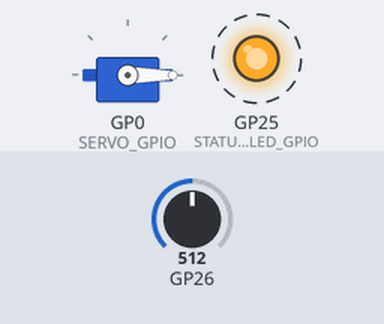
A program run on a simulated Raspberry Pi Pico. Parts: servo, output pins drawn as LEDs (lit = HIGH). Dashed ring = blinking. Inputs (shaded band) come from the test bench; at power-on: GP26 = 512. What the program prints to the serial monitor is not drawn.

Above: at 0.88 s.
1.3 s: GP26 set to 610
At 1.86 s:
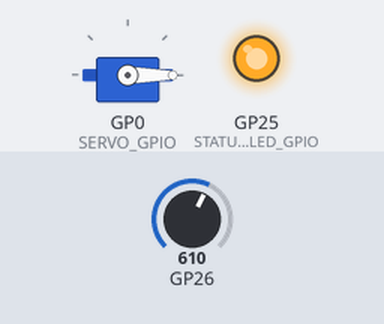
4.3 s: GP26 set to 590
At 5.63 s:
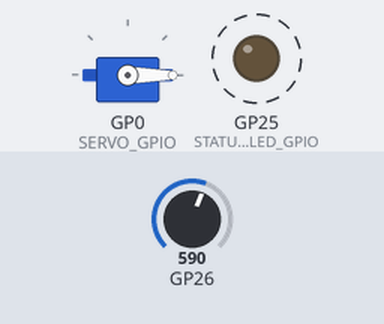
7.3 s: GP26 set to 511
At 7.83 s:
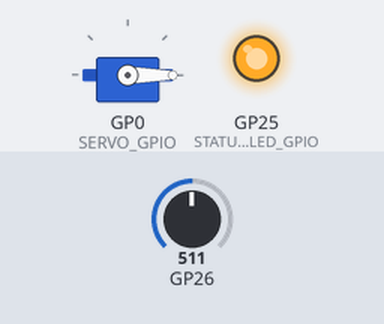
Timing chart, 0 to 16.3 s (numbered marks = the images above; inputs shaded):
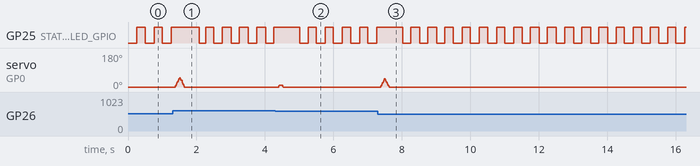

The program:

main.cpp
```cpp
/* EMG gripper firmware for the rev E board.
 *
 * ============================ SAFETY ============================
 *  BATTERY POWER ONLY. Never wear the electrodes while anything
 *  connected to this board touches mains. The driven-right-leg circuit
 *  actively drives your reference electrode; R14 (390k) holds body
 *  current under 5 uA, but that argument depends on the board being
 *  galvanically isolated from mains. The Pico's USB is the one path
 *  that can reach it, so the host must run on its own battery.
 * ================================================================
 *
 * The entire control loop runs here, on the Pico. The host is an
 * observer: it plots, calibrates and logs. Unplug it and the gripper
 * keeps working, because the thing deciding whether a motor may move
 * should not depend on a USB cable.
 *
 * Division of labour:
 *   ISR at 1 kHz   read ADC0, push one sample into a ring buffer. That
 *                  is all. Never touches USB, never blocks.
 *   loop()         drains the ring, runs the DSP, evaluates quality,
 *                  advances the safety state machine, drives the servo
 *                  at 50 Hz, and streams telemetry frames.
 *
 * All the logic worth testing lives in the headers, which compile on a
 * host too - see test/run_tests.sh. This file is the wiring.
 */
#include <Arduino.h>
#include <Servo.h>
#include <hardware/adc.h>
#include <pico/time.h>

/* Header-only, everything static inline, so there is no linkage to
 * declare. Wrapping these in extern "C" would only drag <math.h> and
 * <string.h> in with C linkage and break the C++ build. */
#include "config.h"
#include "protocol.h"
#include "dsp.h"
#include "safety.h"
#include "control.h"

/* ---- sample ring, written by the ISR, drained by loop() --------------- */
#define RING_LEN 512                       /* 512 ms of slack at 1 kHz */
static volatile uint16_t g_ring[RING_LEN];
static volatile uint32_t g_head = 0;       /* ISR writes here */
static volatile uint32_t g_tail = 0;       /* loop() reads here */
static volatile bool     g_overrun = false;
static volatile uint32_t g_first_us = 0;

static repeating_timer_t g_timer;

static bool sample_isr(repeating_timer_t *)
{
    uint16_t v = adc_read();               /* 12-bit, ADC0 */
    uint32_t head = g_head;
    uint32_t next = (head + 1u) % RING_LEN;
    if (next == g_tail) {
        /* USB backed up and we are about to lap the reader. Drop the
         * sample rather than corrupt the stream, and flag it so the host
         * knows the gap is real and not a CRC problem. */
        g_overrun = true;
    } else {
        if (head == g_tail) g_first_us = time_us_32();
        g_ring[head] = v;
        g_head = next;
    }
    return true;                           /* keep the timer running */
}

/* ---- state ------------------------------------------------------------ */
static emg_dsp_t      g_dsp;
static safe_t         g_safe;
static safe_config_t  g_safe_cfg;
static grip_t         g_grip;
static grip_config_t  g_grip_cfg;
static Servo          g_servo;

static uint16_t g_seq = 0;
static uint16_t g_frame_samples[SAMPLES_PER_FRAME];
static uint8_t  g_frame_n = 0;
static uint8_t  g_frame_flags = 0;
static uint32_t g_frame_t_us = 0;

/* per-window quality accumulators */
static uint16_t g_sat_hi = 0, g_sat_lo = 0;
static double   g_sum = 0.0;
static uint32_t g_count = 0;

static uint32_t g_last_control_ms = 0;

void setup()
{
    Serial.begin(USB_BAUD);

    pinMode(STATUS_LED_GPIO, OUTPUT);
    digitalWrite(STATUS_LED_GPIO, LOW);

    adc_init();
    adc_gpio_init(EMG_ADC_GPIO);
    adc_select_input(EMG_ADC_CHANNEL);

    emg_dsp_init(&g_dsp);
    safe_config_defaults(&g_safe_cfg);
    safe_init(&g_safe, millis());
    grip_config_defaults(&g_grip_cfg);
    grip_init(&g_grip);

    g_servo.attach(SERVO_GPIO, SERVO_MIN_US, SERVO_MAX_US);
    g_servo.writeMicroseconds(grip_pulse_us(0.0f));   /* start open */

    /* Hardware timer, not a delay() loop: the sample interval has to be
     * exactly 1 ms regardless of what loop() is doing, or the filter
     * coefficients (designed for fs = 1000) are wrong. */
    add_repeating_timer_us(-(1000000 / EMG_SAMPLE_RATE_HZ),
                           sample_isr, nullptr, &g_timer);
}

static void emit_frame_if_full()
{
    if (g_frame_n < SAMPLES_PER_FRAME) return;
    uint8_t buf[P1_HEADER_SIZE + SAMPLES_PER_FRAME * 2 + P1_CRC_SIZE];
    size_t n = p1_encode(buf, g_seq++, g_frame_t_us, g_frame_flags,
                         g_frame_samples, g_frame_n);
    /* Non-blocking by policy: if the host is not draining, drop telemetry
     * rather than stall the control loop behind it. */
    if (Serial.availableForWrite() >= (int)n) Serial.write(buf, n);
    g_frame_n = 0;
    g_frame_flags = 0;
}

void loop()
{
    /* ---- drain everything the ISR has queued ---- */
    bool got_any = false;
    while (g_tail != g_head) {
        uint16_t raw = g_ring[g_tail];
        g_tail = (g_tail + 1u) % RING_LEN;
        got_any = true;

        emg_dsp_push(&g_dsp, raw);

        if (raw >= g_safe_cfg.sat_high) g_sat_hi++;
        if (raw <= g_safe_cfg.sat_low)  g_sat_lo++;
        g_sum += (double)raw;
        g_count++;

        if (g_frame_n == 0) g_frame_t_us = g_first_us;
        if (g_frame_n < SAMPLES_PER_FRAME)
            g_frame_samples[g_frame_n++] = raw;
        if (raw >= g_safe_cfg.sat_high) g_frame_flags |= P1_F_SAT_HIGH;
        if (raw <= g_safe_cfg.sat_low)  g_frame_flags |= P1_F_SAT_LOW;
        emit_frame_if_full();
    }

    uint32_t now = millis();
    if (got_any) safe_note_samples(&g_safe, now);
    if (g_overrun) { g_frame_flags |= P1_F_OVERRUN; g_overrun = false; }

    /* ---- control tick ---- */
    if ((uint32_t)(now - g_last_control_ms) < (1000u / CONTROL_RATE_HZ)) return;
    g_last_control_ms = now;

    safe_quality_t q;
    q.sat_high_count = g_sat_hi;
    q.sat_low_count  = g_sat_lo;
    q.rms            = emg_dsp_envelope(&g_dsp);
    q.mean           = g_count ? (float)(g_sum / (double)g_count)
                               : (float)EMG_ADC_MID;
    q.envelope_ready = emg_dsp_ready(&g_dsp);
    g_sat_hi = g_sat_lo = 0; g_sum = 0.0; g_count = 0;

    if (!q.envelope_ready) g_frame_flags |= P1_F_CONTACT_SUSPECT;

    safe_state_t st = safe_update(&g_safe, &g_safe_cfg, now, &q, 0);
    float aperture = grip_update(&g_grip, &g_grip_cfg, st,
                                 emg_dsp_envelope(&g_dsp));
    g_servo.writeMicroseconds(grip_pulse_us(aperture));

    /* Solid while tracking, blinking otherwise - readable across a bench
     * without a host attached. */
    digitalWrite(STATUS_LED_GPIO,
                 st == SAFE_ACTIVE ? HIGH : ((now / 250u) & 1u));
}
```

control.h
```cpp
/* Proportional grip control: EMG envelope -> gripper aperture.
 *
 * Single-channel EMG can tell you reliably how HARD a muscle is working,
 * not which of five postures a hand is in. So there is no classifier here
 * and no model: contraction strength maps continuously onto how far the
 * gripper closes. That uses the information the one channel actually
 * carries, and it removes training data, a model file and a whole runtime
 * dependency from the system.
 *
 * Pure C99 so the native tests run the same code as the Pico.
 *
 * Aperture convention: 0.0 = fully open, 1.0 = fully closed.
 */
#ifndef EMG_CONTROL_H
#define EMG_CONTROL_H

#include <stdint.h>

#include "config.h"
#include "safety.h"

typedef struct {
    /* calibration, in envelope counts, captured during bring-up */
    float rest_level;      /* envelope with the muscle relaxed          */
    float max_level;       /* envelope at a comfortable hard squeeze    */
    float deadzone;        /* fraction of span ignored just above rest  */
    float slew_per_tick;   /* max aperture change per control tick      */
} grip_config_t;

static inline void grip_config_defaults(grip_config_t *c)
{
    /* Placeholders only. Real values come from calibration - see
     * grip_calibrate(). Shipping a guess here would make the gripper
     * respond to noise on one arm and not at all on another. */
    c->rest_level    = 2.0f;
    c->max_level     = 60.0f;
    /* A deadzone matters more than it looks: without it the gripper
     * twitches continuously on resting noise, which reads as a broken
     * device even though the signal is fine. */
    c->deadzone      = 0.08f;
    c->slew_per_tick = APERTURE_SLEW_PER_S / (float)CONTROL_RATE_HZ;
}

/* Build a calibration from two measured envelope levels. Returns 0 and
 * leaves the config untouched if the span is not usable, so a failed
 * calibration cannot install a divide-by-zero or an inverted map. */
static inline int grip_calibrate(grip_config_t *c, float rest, float max_)
{
    if (!(max_ > rest)) return 0;
    if ((max_ - rest) < 1.0f) return 0;   /* span too small to be real */
    c->rest_level = rest;
    c->max_level  = max_;
    return 1;
}

typedef struct {
    float aperture;        /* current commanded aperture, 0..1 */
} grip_t;

static inline void grip_init(grip_t *g) { g->aperture = 0.0f; }

static inline float grip__clamp01(float v)
{
    if (v < 0.0f) return 0.0f;
    if (v > 1.0f) return 1.0f;
    return v;
}

/* Map an envelope level to a target aperture, before slew limiting. */
static inline float grip_target(const grip_config_t *c, float envelope)
{
    float span = c->max_level - c->rest_level;
    if (span <= 0.0f) return 0.0f;
    float t = (envelope - c->rest_level) / span;
    t = grip__clamp01(t);
    if (t < c->deadzone) return 0.0f;
    /* rescale so the gripper still reaches fully closed despite the
     * deadzone eating the bottom of the range */
    return grip__clamp01((t - c->deadzone) / (1.0f - c->deadzone));
}

/* Advance one control tick and return the aperture to command.
 *
 * The safety state decides what motion is permitted:
 *   ACTIVE          track the envelope, slew limited
 *   HOLD            freeze exactly - the commanded value does not change
 *   INIT/IDLE/FAULT open, slew limited, so a lost signal releases whatever
 *                   is held rather than gripping it indefinitely
 *   ESTOP           open immediately
 *
 * Opening on fault rather than freezing is the one genuinely contestable
 * choice in this file. For a bench gripper, releasing is the safer failure:
 * a frozen grip with no signal can keep crushing, and there is no force
 * sensor on rev E to notice. If this ever drives something that must not be
 * dropped, revisit exactly here.
 */
static inline float grip_update(grip_t *g, const grip_config_t *c,
                                safe_state_t st, float envelope)
{
    float target;
    switch (st) {
    case SAFE_ACTIVE:
        target = grip_target(c, envelope);
        break;
    case SAFE_HOLD:
        return g->aperture;          /* frozen: no movement at all */
    case SAFE_ESTOP:
        g->aperture = 0.0f;          /* release now, not gradually */
        return g->aperture;
    default:                          /* INIT, IDLE, FAULT */
        target = 0.0f;
        break;
    }

    float d = target - g->aperture;
    if (d >  c->slew_per_tick) d =  c->slew_per_tick;
    if (d < -c->slew_per_tick) d = -c->slew_per_tick;
    g->aperture = grip__clamp01(g->aperture + d);
    return g->aperture;
}

/* Aperture -> servo pulse width. Kept separate from the control law so the
 * mechanical trim during bring-up cannot disturb the control maths. */
static inline uint16_t grip_pulse_us(float aperture)
{
    float a = grip__clamp01(aperture);
    return (uint16_t)(SERVO_MIN_US +
                      a * (float)(SERVO_MAX_US - SERVO_MIN_US));
}

#endif /* EMG_CONTROL_H */
```

dsp.h
```cpp
/* Signal processing for a single sEMG channel at 1 kHz.
 *
 * Plain C99, no hardware dependencies, so the native tests exercise the
 * exact code that runs on the Pico.
 *
 * Chain, in order:
 *   1. remove the VMID DC offset (raw counts are centred on 2048)
 *   2. 20 Hz high-pass, 2nd order Butterworth  - kills motion artefact and
 *      electrode drift, which are large and slow
 *   3. 50 / 100 / 150 Hz notches, Q = 30       - mains and its harmonics
 *   4. rectify and take a moving RMS           - the envelope we control on
 *
 * There is deliberately NO digital low-pass. The analog front end already
 * rolls off at 442 Hz (R6 3.6k with C4 100n) and we sample at 1 kHz, so a
 * digital low-pass anywhere near 450 Hz would sit on top of Nyquist and buy
 * nothing. Adding one would only cost CPU and phase.
 *
 * Coefficients were generated with scipy for fs = 1000 Hz and pasted in
 * below; the native tests re-measure the response so a bad paste cannot
 * pass silently. Verified response of the chain as built:
 *     5 Hz -24.1 dB | 20 Hz -3.0 dB | 50 Hz -24.8 dB | 75 Hz -0.0 dB
 *   100 Hz -36.7 dB | 150 Hz -40.2 dB | 200..450 Hz flat
 */
#ifndef EMG_DSP_H
#define EMG_DSP_H

#include <math.h>
#include <stdint.h>
#include <string.h>

#include "config.h"

/* ---- biquad, transposed direct form II -------------------------------- */
typedef struct {
    float b0, b1, b2, a1, a2;   /* normalised so a0 == 1 */
    float z1, z2;
} biquad_t;

static inline float biquad_process(biquad_t *s, float x)
{
    float y = s->b0 * x + s->z1;
    s->z1 = s->b1 * x - s->a1 * y + s->z2;
    s->z2 = s->b2 * x - s->a2 * y;
    return y;
}

static inline void biquad_reset(biquad_t *s) { s->z1 = 0.0f; s->z2 = 0.0f; }

#define EMG_NUM_STAGES 4

/* scipy, fs = 1000 Hz:
 *   butter(2, 20/500, 'high')  and  iirnotch(f0, 30, 1000) for 50/100/150 */
static const float EMG_STAGE_COEFFS[EMG_NUM_STAGES][5] = {
    /* 20 Hz high-pass, Butterworth order 2 */
    {+0.9149691441f, -1.8299382882f, +0.9149691441f, -1.8226949252f, +0.8371816513f},
    /* 50 Hz notch, Q=30 */
    {+0.9947912377f, -1.8922053779f, +0.9947912377f, -1.8922053779f, +0.9895824753f},
    /* 100 Hz notch, Q=30 */
    {+0.9896361754f, -1.6012649682f, +0.9896361754f, -1.6012649682f, +0.9792723507f},
    /* 150 Hz notch, Q=30 */
    {+0.9845337086f, -1.1573887886f, +0.9845337086f, -1.1573887886f, +0.9690674172f},
};

/* ---- moving RMS ------------------------------------------------------- */
/* Materialised as a named integer constant rather than a macro that
 * expands to a division: the macro form both trips
 * bugprone-integer-division wherever it is used in a float context, and
 * silently truncates to zero for short windows (a 1 ms window at 500 Hz
 * would give a zero-length buffer and divide by zero in the envelope).
 * The static assert makes that a build failure instead. */
enum {
    EMG_ENV_LEN = (EMG_SAMPLE_RATE_HZ * ENVELOPE_WINDOW_MS) / 1000
};
/* _Static_assert is C11; the firmware translation unit is C++, which
 * spells it static_assert. Both compile the same headers, so pick per
 * language rather than assuming one. */
#if defined(__cplusplus)
#  define EMG_STATIC_ASSERT(c, m) static_assert(c, m)
#else
#  define EMG_STATIC_ASSERT(c, m) _Static_assert(c, m)
#endif
EMG_STATIC_ASSERT(EMG_ENV_LEN > 0,
                  "ENVELOPE_WINDOW_MS is too short for EMG_SAMPLE_RATE_HZ: "
                  "the moving-RMS window rounds down to zero samples");

typedef struct {
    biquad_t stages[EMG_NUM_STAGES];
    float    sq[EMG_ENV_LEN];   /* ring of squared samples */
    uint32_t idx;
    uint32_t filled;
    double   sum_sq;            /* double: a float accumulator drifts */
} emg_dsp_t;

static inline void emg_dsp_init(emg_dsp_t *d)
{
    for (int i = 0; i < EMG_NUM_STAGES; i++) {
        d->stages[i].b0 = EMG_STAGE_COEFFS[i][0];
        d->stages[i].b1 = EMG_STAGE_COEFFS[i][1];
        d->stages[i].b2 = EMG_STAGE_COEFFS[i][2];
        d->stages[i].a1 = EMG_STAGE_COEFFS[i][3];
        d->stages[i].a2 = EMG_STAGE_COEFFS[i][4];
        biquad_reset(&d->stages[i]);
    }
    memset(d->sq, 0, sizeof d->sq);
    d->idx = 0;
    d->filled = 0;
    d->sum_sq = 0.0;
}

/* Filter one raw ADC count and fold it into the envelope.
 * Returns the filtered sample, in counts, centred on zero. */
static inline float emg_dsp_push(emg_dsp_t *d, uint16_t raw)
{
    float x = (float)raw - (float)EMG_ADC_MID;
    for (int i = 0; i < EMG_NUM_STAGES; i++)
        x = biquad_process(&d->stages[i], x);

    d->sum_sq -= (double)d->sq[d->idx];
    d->sq[d->idx] = x * x;
    d->sum_sq += (double)d->sq[d->idx];
    d->idx = (d->idx + 1u) % EMG_ENV_LEN;
    if (d->filled < EMG_ENV_LEN) d->filled++;
    /* the running subtraction can leave a tiny negative residue */
    if (d->sum_sq < 0.0) d->sum_sq = 0.0;
    return x;
}

/* Current envelope in ADC counts RMS. Zero until the window has filled, so
 * a freshly started controller does not act on a partial window. */
static inline float emg_dsp_envelope(const emg_dsp_t *d)
{
    if (d->filled < EMG_ENV_LEN) return 0.0f;
    return (float)sqrt(d->sum_sq / (double)EMG_ENV_LEN);
}

static inline int emg_dsp_ready(const emg_dsp_t *d)
{
    return d->filled >= EMG_ENV_LEN;
}

/* Convenience: envelope expressed at the skin, in microvolts. */
static inline float emg_dsp_envelope_uv(const emg_dsp_t *d)
{
    return emg_dsp_envelope(d) * EMG_UV_PER_COUNT;
}

#endif /* EMG_DSP_H */
```

Source omitted: protocol.h (5442 bytes), safety.h (7884 bytes), config.h (2275 bytes)

Measured:
- after the input at 1.3 s, servo on GP0 (SERVO_GPIO): rises from 0° to 50° in 0.12 s, then falls to 0° in 0.14 s
- after the input at 4.3 s, servo on GP0 (SERVO_GPIO): 0° → 9° after 0.10 s, → 0° 0.12 s later
- after the input at 7.3 s, servo on GP0 (SERVO_GPIO): rises from 0° to 43° in 0.10 s, then falls to 0° in 0.14 s
- by itself, GP25 (STATUS_LED_GPIO): alternates HIGH for 0.24 s and LOW for 0.24 s
